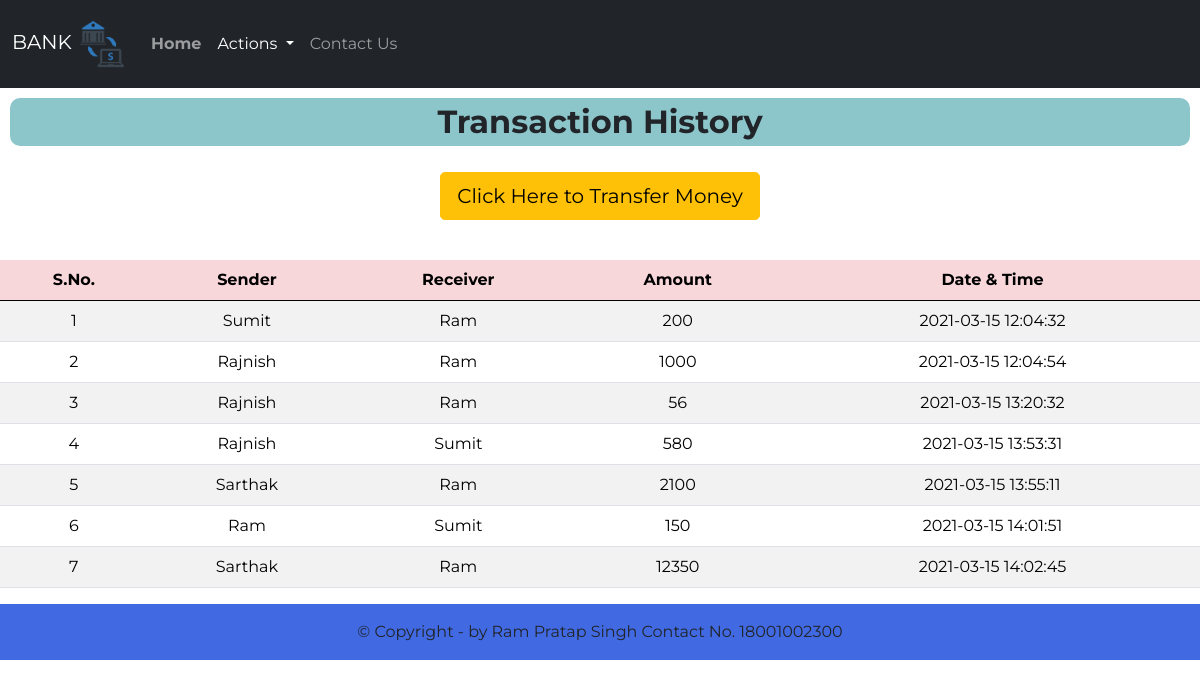
The page /history.php on the database its author committed.
### tables this page shows
CREATE TABLE `transaction` (
  `sno` int(3) NOT NULL,
  `sender` text NOT NULL,
  `receiver` text NOT NULL,
  `balance` int(8) NOT NULL,
  `datetime` datetime NOT NULL DEFAULT CURRENT_TIMESTAMP
);

### history.php (the view, shortened to what this page needs)
<!doctype html>
<html lang="en">
<head>
    <link href="https://cdn.jsdelivr.net/npm/bootstrap@5.0.0-beta1/dist/css/bootstrap.min.css" rel="stylesheet"
>
    <link rel="stylesheet" href="css/style3.css">
</head>
<body>
    <nav class="navbar py-2 navbar-expand-lg navbar-dark bg-dark">
        <div class="container-fluid">
        <a class="navbar-brand" href="#">BANK <img src="logos/m1.webp" alt="Bank" width="50" height="50"></a>
            <div class="collapse navbar-collapse" id="navbarSupportedContent">
                <ul class="navbar-nav me-auto mb-8 mb-lg-0">
                    <li class="nav-item py-3">
                        <a class="nav-link" aria-current="page" href="index.php"><strong>Home</strong></a>
                    </li>
                    <li class="nav-item dropdown py-3">
                        <a class="nav-link dropdown-toggle active" href="#" id="navbarDropdown" role="button"
                            data-bs-toggle="dropdown" aria-expanded="false">
                            Actions
                        </a>
                    </li>
                    <li class="nav-item py-3">
                        <a class="nav-link" href="contact.php">Contact Us</a>
                    </li>
                </ul>
            </div>
        </div>
    </nav>
<class class="welcome">
        <h2>
            <strong>Transaction History</strong>
        </h2>
    </class>
<div class="d-grip gap-2 col-6 mx-auto text-center p-3 mb-2">
    <a href="money.php"><button type="button" class="btn btn-warning btn-lg mb-3">Click Here to Transfer Money</button></a>
</div>
       <div class="table-responsive-sm">
    <table class="table table-hover table-striped">
        <thead style="color : black;" class="table-danger">
            <tr>
                <th class="text-center">S.No.</th>
                <th class="text-center">Sender</th>
                <th class="text-center">Receiver</th>
                <th class="text-center">Amount</th>
                <th class="text-center">Date & Time</th>
            </tr>
        </thead>
        <tbody>
        <?php
include 'connect.php';
$sql ="SELECT * FROM transaction";
$query =mysqli_query($conn, $sql);
while($rows = mysqli_fetch_assoc($query))
{
?>
<tr style="color : black;">
            <td class="text-center py-2"><?php echo $rows['sno']; ?></td>
            <td class="text-center py-2"><?php echo $rows['sender']; ?></td>
            <td class="text-center py-2"><?php echo $rows['receiver']; ?></td>
            <td class="text-center py-2"><?php echo $rows['balance']; ?> </td>
            <td class="text-center py-2"><?php echo $rows['datetime']; ?> </td>
        <?php
}
        ?>
        </tbody>
    </table>
    </div>
    <div class="foot">
        <footer class="bg-light text-center text-lg-start">
             <div class="text-center p-3" style="background-color: rgba(65,105,225)">
                © Copyright - by Ram Pratap Singh
                Contact No. 18001002300
            </div>
        </footer>
    </div>
</body>
</html>

### css/style3.css (style rules this page uses)
* { font-family: 'Montserrat', sans-serif; }
.welcome h2 { margin: 10px; padding: 5px; text-align: center; background-color:rgba(141, 198, 202, 0.993) ; border-radius: 10px; }

### rows shown on the page
transaction: sno "1", sender "Sumit", receiver "Ram", balance "200", datetime "2021-03-15 12:04:32"
transaction: sno "2", sender "Rajnish", receiver "Ram", balance "1000", datetime "2021-03-15 12:04:54"
transaction: sno "3", sender "Rajnish", receiver "Ram", balance "56", datetime "2021-03-15 13:20:32"
transaction: sno "4", sender "Rajnish", receiver "Sumit", balance "580", datetime "2021-03-15 13:53:31"
transaction: sno "5", sender "Sarthak", receiver "Ram", balance "2100", datetime "2021-03-15 13:55:11"
transaction: sno "6", sender "Ram", receiver "Sumit", balance "150", datetime "2021-03-15 14:01:51"
transaction: sno "7", sender "Sarthak", receiver "Ram", balance "12350", datetime "2021-03-15 14:02:45"
